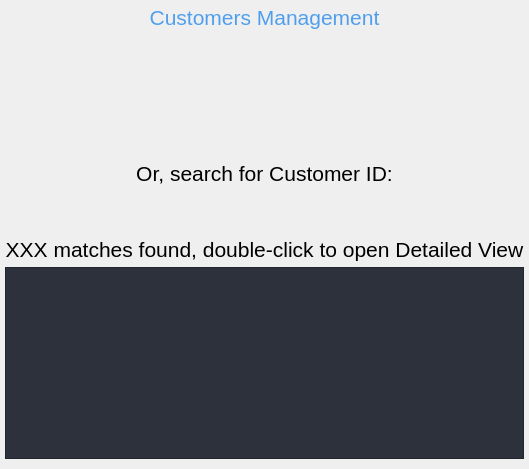
     <widget class="QWidget" name="page_3">
      <property name="styleSheet">
       <string notr="true">QFrame {
	  font-size: 16pt;
       }</string>
      </property>
      <layout class="QVBoxLayout" name="page_3_layout">
       <property name="spacing">
        <number>5</number>
       </property>
       <property name="leftMargin">
        <number>5</number>
       </property>
       <property name="topMargin">
        <number>5</number>
       </property>
       <property name="rightMargin">
        <number>5</number>
       </property>
       <property name="bottomMargin">
        <number>5</number>
       </property>
       <item>
        <widget class="QLabel" name="label">
         <property name="styleSheet">
          <string notr="true">font: 45pt &quot;Ubuntu&quot;;
color: rgb(79, 159, 238);</string>
         </property>
         <property name="text">
          <string>Customers Management</string>
         </property>
         <property name="alignment">
          <set>Qt::AlignCenter</set>
         </property>
        </widget>
       </item>
       <item>
        <widget class="QFrame" name="frame_15">
         <property name="frameShape">
          <enum>QFrame::NoFrame</enum>
         </property>
         <property name="frameShadow">
          <enum>QFrame::Raised</enum>
         </property>
        </widget>
       </item>
       <item>
        <widget class="QFrame" name="frame_btn_add_cstmr">
         <property name="minimumSize">
          <size>
           <width>0</width>
           <height>100</height>
          </size>
         </property>
         <property name="styleSheet">
          <string notr="true">font: 16pt &quot;Ubuntu&quot;;</string>
         </property>
         <property name="frameShape">
          <enum>QFrame::NoFrame</enum>
         </property>
         <property name="frameShadow">
          <enum>QFrame::Raised</enum>
         </property>
         <layout class="QVBoxLayout" name="layout_btn_add_cstmr">
          <property name="spacing">
           <number>0</number>
          </property>
          <property name="leftMargin">
           <number>0</number>
          </property>
          <property name="topMargin">
           <number>0</number>
          </property>
          <property name="rightMargin">
           <number>0</number>
          </property>
          <property name="bottomMargin">
           <number>0</number>
          </property>
         </layout>
        </widget>
       </item>
       <item>
        <widget class="QFrame" name="frame_13">
         <property name="frameShape">
          <enum>QFrame::NoFrame</enum>
         </property>
         <property name="frameShadow">
          <enum>QFrame::Raised</enum>
         </property>
        </widget>
       </item>
       <item>
        <widget class="QLabel" name="label_3">
         <property name="minimumSize">
          <size>
           <width>300</width>
           <height>36</height>
          </size>
         </property>
         <property name="maximumSize">
          <size>
           <width>16777212</width>
           <height>16777215</height>
          </size>
         </property>
         <property name="frameShape">
          <enum>QFrame::NoFrame</enum>
         </property>
         <property name="text">
          <string>Or, search for Customer ID:</string>
         </property>
         <property name="alignment">
          <set>Qt::AlignBottom|Qt::AlignHCenter</set>
         </property>
        </widget>
       </item>
       <item alignment="Qt::AlignHCenter|Qt::AlignVCenter">
        <widget class="QFrame" name="frame_labeledit_search">
         <property name="minimumSize">
          <size>
           <width>500</width>
           <height>36</height>
          </size>
         </property>
         <property name="maximumSize">
          <size>
           <width>500</width>
           <height>36</height>
          </size>
         </property>
         <property name="frameShape">
          <enum>QFrame::NoFrame</enum>
         </property>
         <property name="frameShadow">
          <enum>QFrame::Raised</enum>
         </property>
         <layout class="QVBoxLayout" name="layout_frame_labeledit_search">
          <property name="spacing">
           <number>0</number>
          </property>
          <property name="leftMargin">
           <number>0</number>
          </property>
          <property name="topMargin">
           <number>0</number>
          </property>
          <property name="rightMargin">
           <number>0</number>
          </property>
          <property name="bottomMargin">
           <number>0</number>
          </property>
         </layout>
        </widget>
       </item>
       <item>
        <widget class="QFrame" name="frame_18">
         <property name="frameShape">
          <enum>QFrame::NoFrame</enum>
         </property>
         <property name="frameShadow">
          <enum>QFrame::Raised</enum>
         </property>
        </widget>
       </item>
       <item>
        <widget class="QLabel" name="label_match_text">
         <property name="text">
          <string>XXX matches found, double-click to open Detailed View</string>
         </property>
         <property name="alignment">
          <set>Qt::AlignBottom|Qt::AlignHCenter</set>
         </property>
        </widget>
       </item>
       <item>
        <widget class="QListWidget" name="listWidget_cstmr">
         <property name="sizePolicy">
          <sizepolicy hsizetype="Preferred" vsizetype="Preferred">
           <horstretch>0</horstretch>
           <verstretch>0</verstretch>
          </sizepolicy>
         </property>
         <property name="font">
          <font>
           <family>Ubuntu</family>
           <pointsize>11</pointsize>
           <italic>false</italic>
           <bold>false</bold>
          </font>
         </property>
         <property name="styleSheet">
          <string notr="true">background-color: rgb(44, 49, 60);
font: 11pt &quot;Ubuntu&quot;;</string>
         </property>
        </widget>
       </item>
       <item>
        <widget class="QFrame" name="frame_17">
         <property name="frameShape">
          <enum>QFrame::NoFrame</enum>
         </property>
         <property name="frameShadow">
          <enum>QFrame::Raised</enum>
         </property>
        </widget>
       </item>
      </layout>
     </widget>
